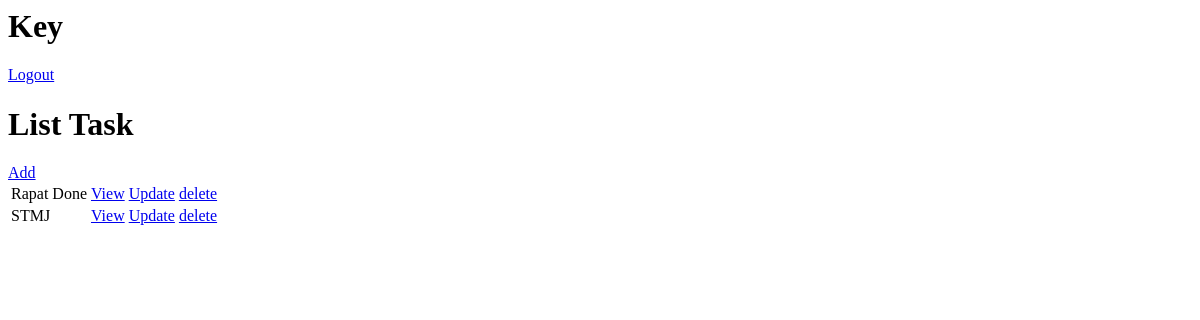
The page / (signed in) on the database as committed earlier.
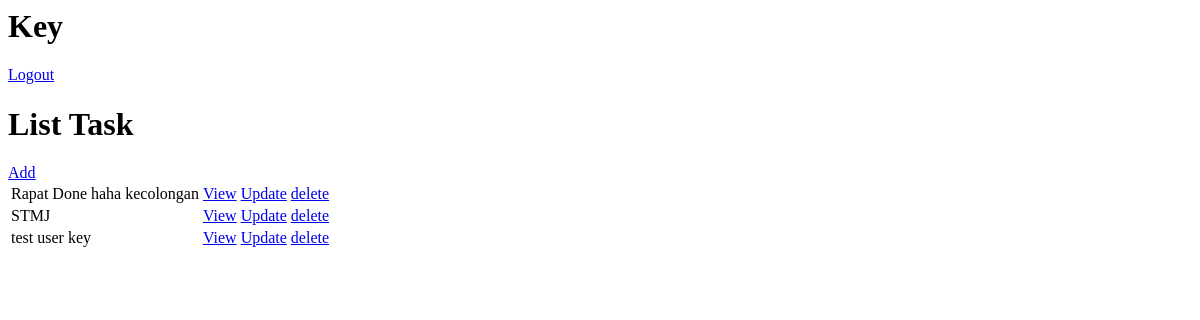
The same page on the database as committed later.
### app/models.py (models this page shows, shortened)
class Task(models.Model):
    user = models.ForeignKey(
        User, on_delete=models.CASCADE, null=True, blank=True)
    title = models.CharField(max_length=200)
    description = models.TextField(null=True, blank=True)
    complete = models.BooleanField(default=False)
    create = models.DateTimeField(auto_now_add=True)
    class Meta:
        ordering = ['complete']

### app/views.py (the view)
# urls.py: path('', TaskList.as_view(), name='tasks'),
class TaskList(LoginRequiredMixin, ListView):
    model = Task
    template_name = 'app/task_list.html'
    context_object_name = "tasks"
    def get_context_data(self, **kwargs):
        context = super().get_context_data(**kwargs)
        context['tasks'] = context['tasks'].filter(user=self.request.user)
        context['tasks'] = context['tasks'].filter(complete=False)
        return context

### app/templates/app/task_list.html
{% if request.user.is_authenticated%}
<h1>{{request.user}}</h1>
<a href="{% url 'logout' %}">Logout</a>
{% else %}
<a href ="{% url 'login' %}">login</a>
{% endif %}
<h1>List Task</h1>
<a href="{% url 'taskcreate' %}">Add</a>
<table>
    {% for task in tasks %}
    <tr>
        <td>{{task.title}}</td>
        <td><a href="{% url 'taskdetail' task.id %}">View</a></td>
        <td><a href="{% url 'taskupdate' task.id %}">Update</a></td>
        <td><a href="{% url 'taskdelete' task.id %}">delete</a></td>
    </tr>
    {% endfor %}
</table>

Rows that differ between the two databases and show on the page:
changed Task: title "Rapat Done" → "Rapat Done haha kecolongan"
added Task: title "test user key"
